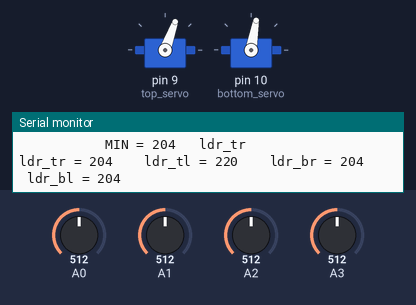
Bench run of a sketch on a simulated Arduino Uno, built with avr-gcc and run on an emulated ATmega328P. On the bench: 2 × servo, the last lines printed to the serial monitor. The inputs (shaded band) are chosen by the test bench; at power-on: A1 = 512, A0 = 512, A2 = 512, A3 = 512.

Above: at 3.2 s.
3.3 s: A1 set to 537
At 4.82 s:
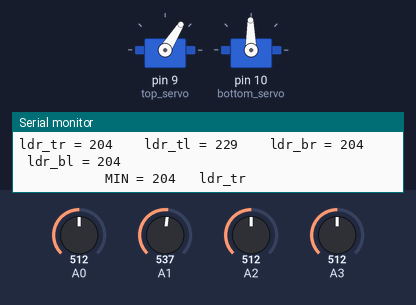
6.3 s: A0 set to 552
9.3 s: A0 set to 572
At 9.37 s:
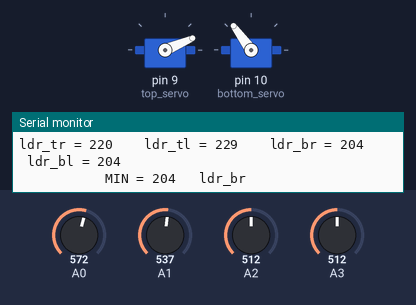
12.3 s: A2 set to 546
15.3 s: A2 set to 578
At 15.47 s:
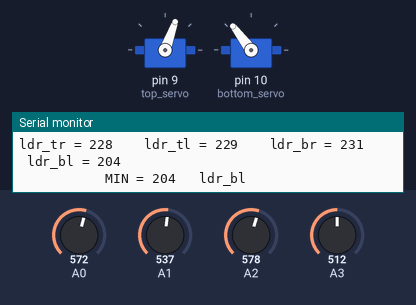
18.3 s: A3 set to 716
At 18.33 s:
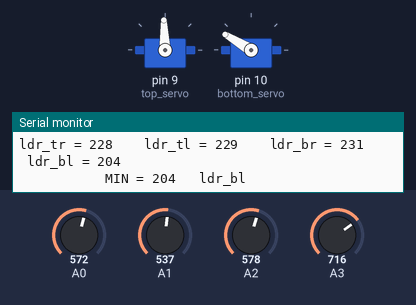
Timing chart, 0 to 24.1 s (numbered marks = the images above; inputs shaded):
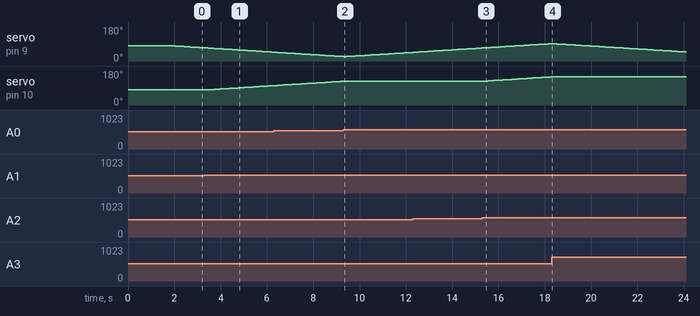

Measured:
- the behaviour switches between 524 and 525 on A1 (found by bisection; images 0 and 1)
- the behaviour switches between 562 and 563 on A0 (found by bisection; images 1 and 2)
- the behaviour switches between 562 and 563 on A2 (found by bisection; images 2 and 3)
- after the input at 3.3 s, servo on pin 10 (bottom_servo): moves from 80° to 102° over 2.7 s, starting after 0.16 s
- after the input at 9.3 s, servo on pin 10 (bottom_servo): goes on until 9.3 s, then stays 126°
- after the input at 15.3 s, servo on pin 10 (bottom_servo): moves from 126° to 149° over 2.9 s, starting after 0.11 s
- after the input at 18.3 s, servo on pin 10 (bottom_servo): stays 149° (without the input it goes to 150° after 0.10 s)

The sketch:

Sun_Tracker.ino
```cpp
 #include <Servo.h>

int top_servo=9;
int bottom_servo=10;
int ldr_tr,ldr_tl,ldr_br,ldr_bl;
int spd_top,spd_bottom;
int mini;
int s1=80,s2=80;

Servo servo_top,servo_bottom;

void setup() {
  Serial.begin(9600);
  pinMode(A0,INPUT);
  pinMode(A1,INPUT);
  pinMode(A2,INPUT);
  pinMode(A3,INPUT);
  pinMode(top_servo,OUTPUT);
  pinMode(bottom_servo,OUTPUT);
  servo_top.attach(top_servo);
  servo_bottom.attach(bottom_servo);
  servo_top.write(80);
  servo_bottom.write(80);
  delay(2000);
}

void read_ldr(){
  ldr_tr=analogRead(A0);
  ldr_tl=analogRead(A1);
  ldr_br=analogRead(A2);
  ldr_bl=analogRead(A3);

  ldr_tr=map(ldr_tr,0,750,0,300);
  ldr_tl=map(ldr_tl,0,750,50,300);
  ldr_br=map(ldr_br,0,750,0,300);
  ldr_bl=map(ldr_bl,0,750,0,300);

  mini=min(min(ldr_tr,ldr_tl),min(ldr_br,ldr_bl));
}

void move_right(){
 if(s2<160){
  s2++;
  servo_bottom.write(s2);
 }
}

void move_left(){
  s2--;
  servo_bottom.write(s2);
}

void move_up(){
  if(s1<160){
   s1++;
   servo_top.write(s1);
  }
}

void move_down(){
  s1--;
  servo_top.write(s1);
}

void move_upleft(){
  if(s1<160){
   s1++;
  }
  s2--;
  servo_bottom.write(s2);
  servo_top.write(s1);
}

void move_upright(){
  if(s1<160){
   s1++;
  }
  if(s2<160){
   s2++;
  }
  servo_top.write(s1);
  servo_bottom.write(s2);
}

void move_downleft(){
  s1--;
  s2--;
  servo_top.write(s1);
  servo_bottom.write(s2);
}

void move_downright(){
  s1--;
  if(s2<160){
   s2++;
  }
  servo_top.write(s1);
  servo_bottom.write(s2);
}

void printldr(){
  Serial.print("ldr_tr = ");
  Serial.print(ldr_tr);
  Serial.print("    ldr_tl = ");
  Serial.print(ldr_tl);
  Serial.print("    ldr_br = ");
  Serial.print(ldr_br);
  Serial.print("    ldr_bl = ");
  Serial.println(ldr_bl);
  Serial.print("           MIN = ");
  Serial.print(mini);
  if(mini==ldr_tr)
  Serial.println("   ldr_tr");
  else if(mini==ldr_tl)
  Serial.println("   ldr_tl");
  else if(mini==ldr_br)
  Serial.println("   ldr_br");
  else if(mini==ldr_bl)
  Serial.println("   ldr_bl");
}

int diff=20;

void loop() {
  read_ldr();
  printldr();
  /*
  servo_top.write(160);
  servo_bottom.write(160);
  */
  //move_left();

  if(mini==ldr_tr && mini==ldr_tl && mini==ldr_br && mini==ldr_bl);
  else if((ldr_tr-mini)<=diff && (ldr_tl-mini)<=diff)
    move_down();
  else if((ldr_tr-mini)<=diff && (ldr_br-mini)<=diff)
    move_downright();
  else if((ldr_br-mini)<=diff && (ldr_bl-mini)<=diff)
    move_up();
  else if((ldr_tl-mini)<=diff && (ldr_bl-mini)<=diff)
    move_downleft();
  else if((ldr_tr-mini)<=diff)
    move_downright();
  else if((ldr_tl-mini)<=diff)
    move_downleft();
  else if((ldr_br-mini)<=diff)
    move_upleft();
  else if((ldr_bl-mini)<=diff)
    move_upright();
  else;

  delay(100);
}
```
